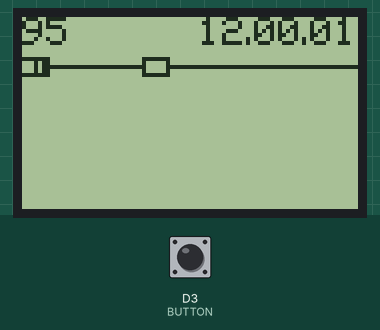
This sketch was run on a simulated ESP8266 (Wemos D1 mini). Parts: 84×48 one-colour display. Inputs (shaded band) come from the test bench; at power-on: D3 (BUTTON) HIGH. WiFi joins after 1.5 s; servers stay silent unless stated; uploads are accepted with an empty reply; what the sketch prints to the serial monitor is not drawn.

Above: at 2.7 s.
2.8 s: D3 (BUTTON) pulled LOW for 3.2 s
At 7.8 s:
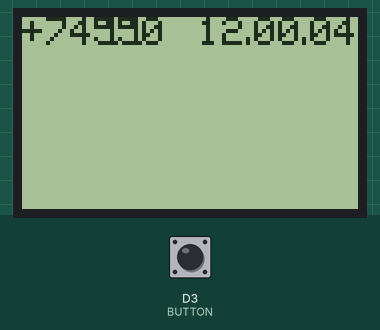
9.0 s: D3 (BUTTON) pulled LOW for 0.15 s
At 11.9 s:
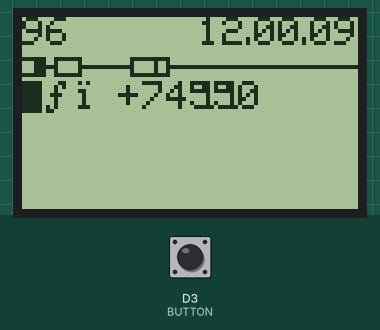
12.1 s: D3 (BUTTON) pulled LOW for 1 s
At 15.9 s:
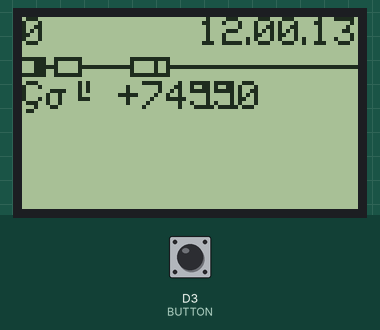
16.1 s: D3 (BUTTON) pulled LOW for 0.15 s
At 18.7 s:
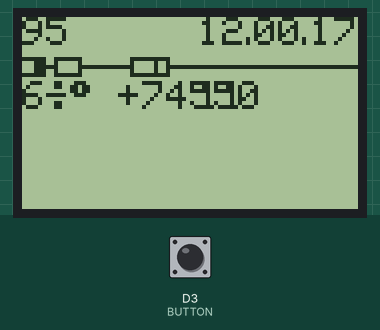
19.2 s: D3 (BUTTON) pulled LOW for 0.15 s
At 22.1 s:
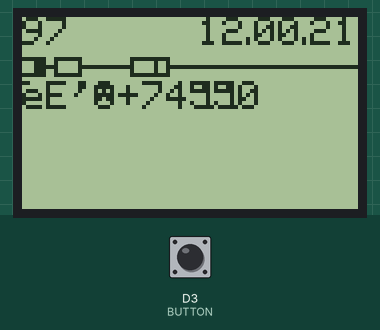
22.3 s: D3 (BUTTON) pulled LOW for 1 s
At 26.1 s:
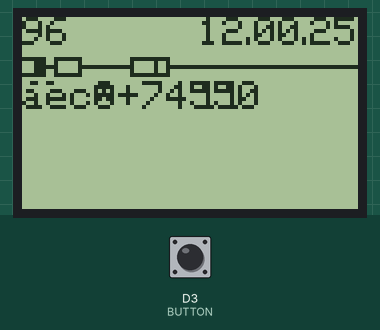
Timing chart, 0 to 27.3 s (numbered marks = the images above; inputs shaded):
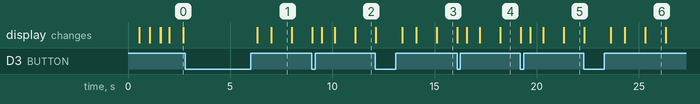

Measured:
- after the input at 2.8 s, the display: first changes after 3.5 s (image 1 shows a later state)
- after the input at 9.0 s, the display: first differs from a run without the input after 0.47 s (image 2 shows a later state)
- after the input at 12.1 s, the display: first changes at once (image 3 shows a later state)
- after the input at 16.1 s, the display: first differs from a run without the input after 0.47 s (image 4 shows a later state)
- after the input at 19.2 s, the display: first differs from a run without the input after 0.47 s (image 5 shows a later state)
- what the display in image 0 shows lasts 0.7 s, from 2.0 s to 2.7 s
- what the display in image 1 shows lasts 1.0 s, from 7.0 s to 8.0 s

The sketch:

wemos_bus.ino
```cpp
#include <SPI.h>
#include <Adafruit_GFX.h>
#include <Adafruit_PCD8544.h>
#include <Fonts/FreeMono9pt7b.h>
#include <ESP8266HTTPClient.h>
#include <ESP8266WiFi.h>
#ifndef min
#define min(x,y) (((x)<(y))?(x):(y))
#endif
#ifndef max
#define max(x,y) (((x)>(y))?(x):(y))
#endif

extern "C" {
#include "user_interface.h"
}


#include <ArduinoJson.h>

char SSID[2][16]     = {
	"-------",
	"--------",
};
char PASSWORD[2][16] = {
	"--------",
	"-------------",
};

/*
http://webservices.nextbus.com/service/publicXMLFeed?command=routeList&a=ttc
http://webservices.nextbus.com/service/publicXMLFeed?command=routeConfig&a=ttc&r=95
http://webservices.nextbus.com/service/publicXMLFeed?command=predictionsForMultiStops&a=ttc&stops=95|9834

document below explain restful interface for obtaining bus information
https://www.nextbus.com/xmlFeedDocs/NextBusXMLFeed.pdf
substitute below 1. bus service, 2. route number, 3. stop id for customized use

to obtain stop id information one can make a request like below (example Toronto TTC route 95)
http://webservices.nextbus.com/service/publicXMLFeed?command=routeConfig&a=ttc&r=95
*/
#define NEXTBUS	"webservices.nextbus.com"
#define NEXTBUS_REQ	"/service/publicJSONFeed?command=predictionsForMultiStops&a=%s&stops=%d|%d"

const char _request[] =
	"GET /service/publicJSONFeed?command=predictionsForMultiStops&a=%s&stops=%d|%d HTTP/1.1\r\n"
	"User-Agent: ESP8266/0.1\r\n"
	"Accept: */*\r\n"
	"Host: webservices.nextbus.com \r\n"
	"Connection: close\r\n"
	"\r\n";

const char _bus_service[] = "ttc";
const int  _bus_route[] = { 95, 97, 96, };
const int  _bus_stop[] = { 9834, 6206, 970, };
const int  _num_of_stops = 4;

#define SECONDS_TO_MAKE_REQUEST	60
#define TZ_ADJUST_HR	-5			// adjustment to gmt time

static char _response[4096];

static char _route_title[32];
static char _stop_title[128];

typedef struct {
	char branch[8];
	int  secs;
} route;
static route _route[4][5];
static int   _num_routes = 0;

static int   _secs = 0, _secs_update = 0;
static int   _tripped = 0, _ticks = 0;

#define DELAY_NORMAL    (1*60*10)
#define DELAY_ERROR     (10*60*10)

os_timer_t myTimer;

//================================================================================
void timerCallback(void *p) {
	_tripped++;
}

/*
 * Connections:
 * WeMos D1 Mini   Nokia 5110    Description
 * (ESP8266)       PCD8544 LCD
 *
 * D2 (GPIO4)      0 RST         Output from ESP to reset display
 * D1 (GPIO5)      1 CE          Output from ESP to chip select/enable display
 * D6 (GPIO12)     2 DC          Output from display data/command to ESP
 * D7 (GPIO13)     3 Din         Output from ESP SPI MOSI to display data input
 * D5 (GPIO14)     4 Clk         Output from ESP SPI clock
 * 3V3             5 Vcc         3.3V from ESP to display
 * D0 (GPIO16)     6 BL          3.3V to turn backlight on, or PWM
 * G               7 Gnd         Ground
*/
//_______ LCD driving Pins
const int8_t RST_PIN = D2;
const int8_t CE_PIN = D1;
const int8_t DC_PIN = D6;
const int8_t BL_PIN = D0;

const int8_t BUTTON = D3;

Adafruit_PCD8544 display = Adafruit_PCD8544(DC_PIN, CE_PIN, RST_PIN);

void setup() {
	Serial.begin(115200);
  Serial.println("\n\nWeMos D1 Mini + Nokia 5110\n");

  // Turn LCD backlight on
  //pinMode(BL_PIN, OUTPUT);
  //digitalWrite(BL_PIN, HIGH);

  display.begin();
  //display.setContrast(60);  // Adjust for your display
  //Serial.println("Show Adafruit logo bitmap");

  // Show the Adafruit logo, which is preloaded into the buffer by their library
  // display.clearDisplay();
  //delay(2000);

  display.setTextSize(1);
  display.setTextColor(BLACK);
  Serial.println("Display initialized!");

	while (1) {
		for (uint8_t i=0;i<2;i++) {
			Serial.print(F("Trying ")); Serial.println(SSID[i]);
			display.clearDisplay();
			display.setCursor(0,0);
			display.setCursor(0, 8);
			display.print(SSID[i]);
			display.display();
			uint8_t c=0;
			WiFi.begin(SSID[i], PASSWORD[i]);
			while (WiFi.status() != WL_CONNECTED) {
				delay(500);
				Serial.print(F("."));
				display.print(F("."));
				display.display();
				if (c++ > 20) break;
			}//while
			if (c <= 20) break;
		}//for
		if (WiFi.status() == WL_CONNECTED) break;
	}//while

  display.println("WiFi OK");
	display.println(F("IP address: "));
	display.println(WiFi.localIP());
  display.display();

	Serial.println();
	Serial.println(F("WiFi OK!"));
	Serial.println(WiFi.localIP());

	pinMode(BUTTON, INPUT_PULLUP);

	os_timer_setfn(&myTimer, timerCallback, NULL);
	os_timer_arm(&myTimer, 100, true);

}

void updateContent(void);
bool serviceRequest(uint8_t s);
bool processRequest(char *json);

static uint8_t _which_route = 0;
//================================================================================
void loop() {
	static uint8_t show_route_info = 0;

	while (_tripped) {
		_tripped--;
		if (!digitalRead(BUTTON)) {
			//________ key pressed, wait for release
			while (!digitalRead(BUTTON)) delay(1);
			_which_route++;
			_which_route %= _num_of_stops;
			_tripped = _ticks = _secs_update = 0;
			show_route_info = 2;
		}//if
		//_____________ this happens roughly every seconds, update whatever needs be
		if (!(_ticks%10)) {
			//___________ every second update display (secs) clock, bus schedule
			if (!(_secs_update%SECONDS_TO_MAKE_REQUEST)) serviceRequest(_which_route);
			_secs++;
			_secs_update++;
			if (_secs >= (3600*12)) _secs = 0;	// 12:00
			//_______ update bus schedules
			for (int8_t k=0;k<_num_routes;k++) {
				for (int8_t i=4;i>=0;i--) _route[k][i].secs--;
				if (_route[k][0].secs < 0) {				// bus gone, redo
					serviceRequest(_which_route);
					break;
				}//if
			}//for
			updateContent(show_route_info);
			if (show_route_info) show_route_info--;
		}//if
		_ticks++;
	}//while
	yield();
}

//================================================================================
void updateContent(uint8_t route_info) {
	display.clearDisplay();
	display.setTextSize(0);
	display.setTextColor(BLACK);
	char buf[32];

	uint8_t x=0, y=84-(6*6+4);
	//______________ block to show time at upper right corner
	sprintf(buf, "%2d", (_secs/3600) ? (_secs/3600) : 12);
	display.setCursor(y, 0);
	display.print(buf);
	y += 2 * 6;

	sprintf(buf, "%02d", (_secs/60)%60);
	display.setCursor(84-(4*6+2), 0);
	display.print(buf);

	sprintf(buf, "%02d", _secs%60);
	display.setCursor(84-(2*6), 0);
	display.print(buf);

	display.drawFastVLine(84-(4*6+2)-2, 5, 2, BLACK);
	display.drawFastVLine(84-(2*6)-2, 5, 2, BLACK);

	//______________ sort upcoming buses based on time
	route order[_num_routes*5];
	int8_t n=0;
	for (int8_t k=0;k<_num_routes;k++)
		for (int8_t i=0;i<4;i++) order[n++] = _route[k][i];
	for (int8_t c=0;c<n-1;c++)
		for (int8_t d=0;d<n-c-1;d++)
			if (order[d].secs > order[d+1].secs) {
				route swap = order[d];
				order[d] = order[d+1];
				order[d+1] = swap;
			}//if


	x = y = 0;
	display.setCursor(x, y);
	if (route_info) {
		//______________ show next bus wait time on upper left of screen
		sprintf(buf, "+%d", order[0].secs/60);
		display.print(buf);
		x += (order[0].secs/60) >= 10 ? 6*3 : 6*2;
		display.drawFastVLine(x, 0, 2, BLACK);
		x += 2;
		display.setCursor(x, y);
		sprintf(buf, "%02d", order[0].secs%60);
		display.print(buf);

		//______________ show route name
		x = 0;
		y = 2 * 8;
		display.setCursor(x, y);
		display.println(_route_title);
		display.println(_stop_title);
	}//if
	else {
		//______________ shows route number
		display.print(_bus_route[_which_route]);

		//______________ mark horizontal timeline w/ buses
		display.drawFastHLine(0, 12, 84, BLACK);

		n = _num_routes * 5 - 1;
		while (n--) {
			int mark = order[n].secs / 30;
			if (mark >= 84) continue;
			display.drawFastVLine(mark, 11, 3, BLACK);
			mark -= 3;
			display.fillRect(mark, 10, 7, 5, WHITE);
			display.drawRect(mark, 10, 7, 5, BLACK);
		}//while

		//___________________ addn lines, upcoming bus
		x = 0;
		n = 0;
		y = 2 * 8;
		while (n < 4) {
			if (!*order[n].branch) break;
			x = 0;
			display.setCursor(x, y);
			sprintf(buf, "%-4.4s", order[n].branch);
			display.print(buf);
			x += 4 * 6;
			sprintf(buf, "+%d", order[n].secs/60);
			display.print(buf);
			x += (order[n].secs/60) >= 10 ? 6*3 : 6*2;
			display.drawFastVLine(x, y, 2, BLACK);
			x += 2;
			display.setCursor(x, y);
			sprintf(buf, "%02d", order[n].secs%60);
			display.print(buf);
			n++;
			y += 8;
		}//while
	}//else

	display.display();
}

//================================================================================
bool serviceRequest(uint8_t s) {
	Serial.println(F("\nconnecting to nextbus.com"));
	int respLen = 0;

	WiFiClient httpclient;
	const int httpPort = 80;
	if (!httpclient.connect(NEXTBUS, httpPort)) {
		Serial.println(F("connection failed"));
		//setup();
		//ESP.restart();	/ h/w restart
		ESP.reset();		// s/w reset
		//delay(DELAY_ERROR);
		return false;
	}//if

	char request[512];
	sprintf(request, _request, _bus_service, _bus_route[s], _bus_stop[s]);
	Serial.print(request);
	httpclient.print(request);
	httpclient.flush();

	bool skip_headers = true;
	while (httpclient.connected() || httpclient.available()) {
		if (skip_headers) {
			String aLine = httpclient.readStringUntil('\n');
			// Blank line denotes end of headers
			if (aLine.length() <= 1) skip_headers = false;
		}//if
		else {
			int bytesIn;
			bytesIn = httpclient.read((uint8_t *)&_response[respLen], sizeof(_response) - respLen);
			if (bytesIn > 0) {
				respLen += bytesIn;
				if (respLen > sizeof(_response)) respLen = sizeof(_response);
			}//if
			else if (bytesIn < 0) {
				Serial.print(F("read error "));
				Serial.println(bytesIn);
			}//if
		}//else
		delay(1);
	}//while
	httpclient.stop();

	if (respLen >= sizeof(_response)) {
		Serial.print(F("_response overflow "));
		Serial.println(respLen);
		delay(DELAY_ERROR);
		return false;
	}//if
	_response[respLen++] = '\0';
	//Serial.print(F("respLen "));
	//Serial.println(respLen);
	Serial.println(_response);

	return processRequest(_response);
}

//================================================================================
bool processRequest(char *json) {
	const size_t bufferSize = 4096;
	DynamicJsonDocument doc(bufferSize);
	char *jsonstart = strchr(json, '{');
	if (jsonstart == NULL) {
		Serial.println(F("JSON data missing"));
		return false;
	}//if
	json = jsonstart;

	DeserializationError err = deserializeJson(doc, json);
	if (err) {
		Serial.print(F("deserializeJson() failed with code "));
		Serial.println(err.c_str());
	}//if

	for (uint8_t k=0;k<4;k++)
		for (uint8_t i=0;i<5;i++) {
			*_route[k][i].branch = '\0';;
			_route[k][i].secs = 9999;
		}//for

	_num_routes = 0;
	for (uint8_t k=0;k<4;k++)
		for (uint8_t i=0;i<5;i++) {
			*_route[k][i].branch = '\0';;
			_route[k][i].secs = 9999;
		}//for

	JsonObject predictions = doc["predictions"];
	JsonObject direction = predictions["direction"];
	strcpy(_route_title, predictions["routeTitle"]);
	strcpy(_stop_title, predictions["stopTitle"]);
	int single_route = predictions["direction"].is<JsonArray>() ? 0 : 1;
	for (uint8_t k=0;k<predictions["direction"].size() || single_route;k++) {
		if (!single_route) direction = predictions["direction"][k];
		JsonObject prediction = direction["prediction"];
		int single_bus = direction["prediction"].is<JsonArray>() ? 0 : 1;
		for (uint8_t i=0;i<direction["prediction"].size() || single_bus;i++) {
			if (!single_bus) prediction = direction["prediction"][i];
			_route[k][i].secs = prediction["seconds"];
			strcpy(_route[k][i].branch, prediction["branch"]);
			if (i==0) {
				if (k==0) {
					char dt_str[16];
					strcpy(dt_str, prediction["epochTime"].as<char*>());
					dt_str[strlen(dt_str)-3] = '\0';		// eliminate millisecs
					long dt = atol(dt_str);
					dt += (TZ_ADJUST_HR * 3600);
					_secs = dt % (3600*12);
					_secs -= _route[0][0].secs;
				}//if
				Serial.print(_route[k][i].branch);
				Serial.print(F(": "));
			}//if
			Serial.print(F("+"));
			Serial.print(_route[k][i].secs);
			Serial.print(F(" "));
			if (i==4 || single_bus) break;
		}//for
		Serial.println(F("... "));
		_num_routes++;
		if (_num_routes >= 4 || single_route) break;
	}//for

	return true;

}
```
